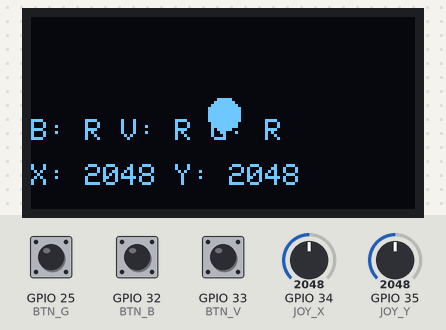
Bench run of a sketch on a simulated ESP32. Parts: 128×64 one-colour display. Inputs (shaded band) come from the test bench; at power-on: GPIO 34 (JOY_X) = 2048, GPIO 25 (BTN_G) HIGH, GPIO 35 (JOY_Y) = 2048, GPIO 32 (BTN_B) HIGH, GPIO 33 (BTN_V) HIGH.

Above: at 2.2 s.
2.3 s: GPIO 34 (JOY_X) set to 2943
At 2.8 s:
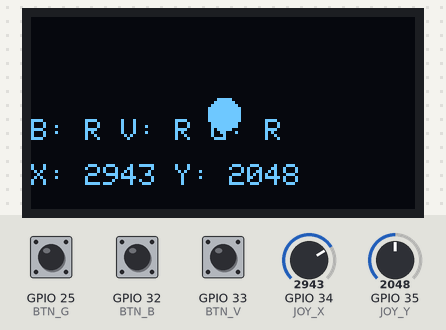
3.8 s: GPIO 34 (JOY_X) set to 3063
At 4.3 s:
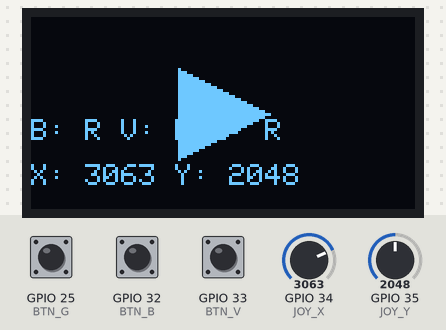
5.3 s: GPIO 25 (BTN_G) pulled LOW for 0.15 s
6.9 s: GPIO 35 (JOY_Y) set to 2866
At 8.1 s:
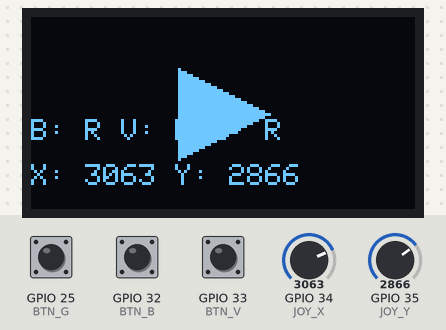
8.4 s: GPIO 32 (BTN_B) pulled LOW for 0.15 s
10.1 s: GPIO 25 (BTN_G) pulled LOW for 1 s
Timing chart, 0 to 13.1 s (numbered marks = the images above; inputs shaded):
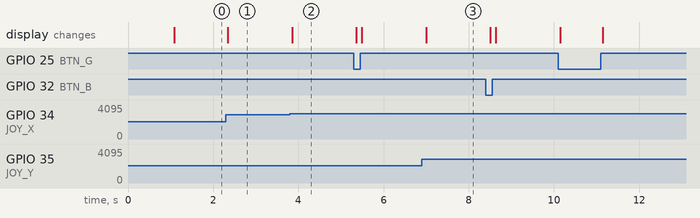

Measured:
- the behaviour switches between 3000 and 3001 on GPIO 34 (JOY_X) (found by bisection; images 1 and 2)
- after the input at 2.3 s, the display: changes at once (image 1)
- after the input at 3.8 s, the display: changes after 0.05 s (image 2)
- after the input at 6.9 s, the display: changes after 0.10 s (image 3)

The sketch:

ESP-Joystick-Test.ino
```cpp
#include <Wire.h>
#include <Adafruit_GFX.h>
#include <Adafruit_SSD1306.h>

// OLED display settings
#define SCREEN_WIDTH 128
#define SCREEN_HEIGHT 64
#define OLED_RESET    -1
Adafruit_SSD1306 display(SCREEN_WIDTH, SCREEN_HEIGHT, &Wire, OLED_RESET);

// Joystick pins
#define JOY_X 34
#define JOY_Y 35
#define BTN_B 32
#define BTN_V 33
#define BTN_G 25

// Joystick thresholds (ESP32 ADC is 0-4095)
#define THRESHOLD_HIGH 3000
#define THRESHOLD_LOW 1000

void setup() {
  pinMode(BTN_B, INPUT_PULLUP);
  pinMode(BTN_V, INPUT_PULLUP);
  pinMode(BTN_G, INPUT_PULLUP);

  Serial.begin(115200);

  // Initialize OLED
  if(!display.begin(SSD1306_SWITCHCAPVCC, 0x3C)) {
    Serial.println(F("SSD1306 allocation failed"));
    for(;;);
  }
  display.clearDisplay();
  display.setTextSize(1);
  display.setTextColor(SSD1306_WHITE);
  display.setCursor(0,0);
  display.println("5-Button Joystick ESP32");
  display.display();
  delay(1000);
}

void loop() {
  int xVal = analogRead(JOY_X);
  int yVal = analogRead(JOY_Y);

  bool bPressed = digitalRead(BTN_B) == LOW;
  bool vPressed = digitalRead(BTN_V) == LOW;
  bool gPressed = digitalRead(BTN_G) == LOW;

  // Determine joystick direction
  String direction = "CENTER";
  if(xVal < THRESHOLD_LOW) direction = "LEFT";
  else if(xVal > THRESHOLD_HIGH) direction = "RIGHT";
  else if(yVal < THRESHOLD_LOW) direction = "UP";
  else if(yVal > THRESHOLD_HIGH) direction = "DOWN";

  display.clearDisplay();

  // Draw arrow based on direction
  int centerX = SCREEN_WIDTH / 2;
  int centerY = SCREEN_HEIGHT / 2;
  int arrowSize = 15;

  if(direction == "UP")
    display.fillTriangle(centerX, centerY - arrowSize, centerX - arrowSize, centerY + arrowSize, centerX + arrowSize, centerY + arrowSize, SSD1306_WHITE);
  else if(direction == "DOWN")
    display.fillTriangle(centerX, centerY + arrowSize, centerX - arrowSize, centerY - arrowSize, centerX + arrowSize, centerY - arrowSize, SSD1306_WHITE);
  else if(direction == "LEFT")
    display.fillTriangle(centerX - arrowSize, centerY, centerX + arrowSize, centerY - arrowSize, centerX + arrowSize, centerY + arrowSize, SSD1306_WHITE);
  else if(direction == "RIGHT")
    display.fillTriangle(centerX + arrowSize, centerY, centerX - arrowSize, centerY - arrowSize, centerX - arrowSize, centerY + arrowSize, SSD1306_WHITE);
  else
    display.fillCircle(centerX, centerY, 5, SSD1306_WHITE); // center

  // Show raw X/Y values at bottom
  display.setTextSize(1);
  display.setCursor(0, SCREEN_HEIGHT - 15);
  display.print("X: "); display.print(xVal);
  display.print(" Y: "); display.print(yVal);

  // Show button states
  display.setCursor(0, SCREEN_HEIGHT - 30);
  display.print("B: "); display.print(bPressed ? "P" : "R");
  display.print(" V: "); display.print(vPressed ? "P" : "R");
  display.print(" G: "); display.println(gPressed ? "P" : "R");

  display.display();
  delay(100);
}
```
